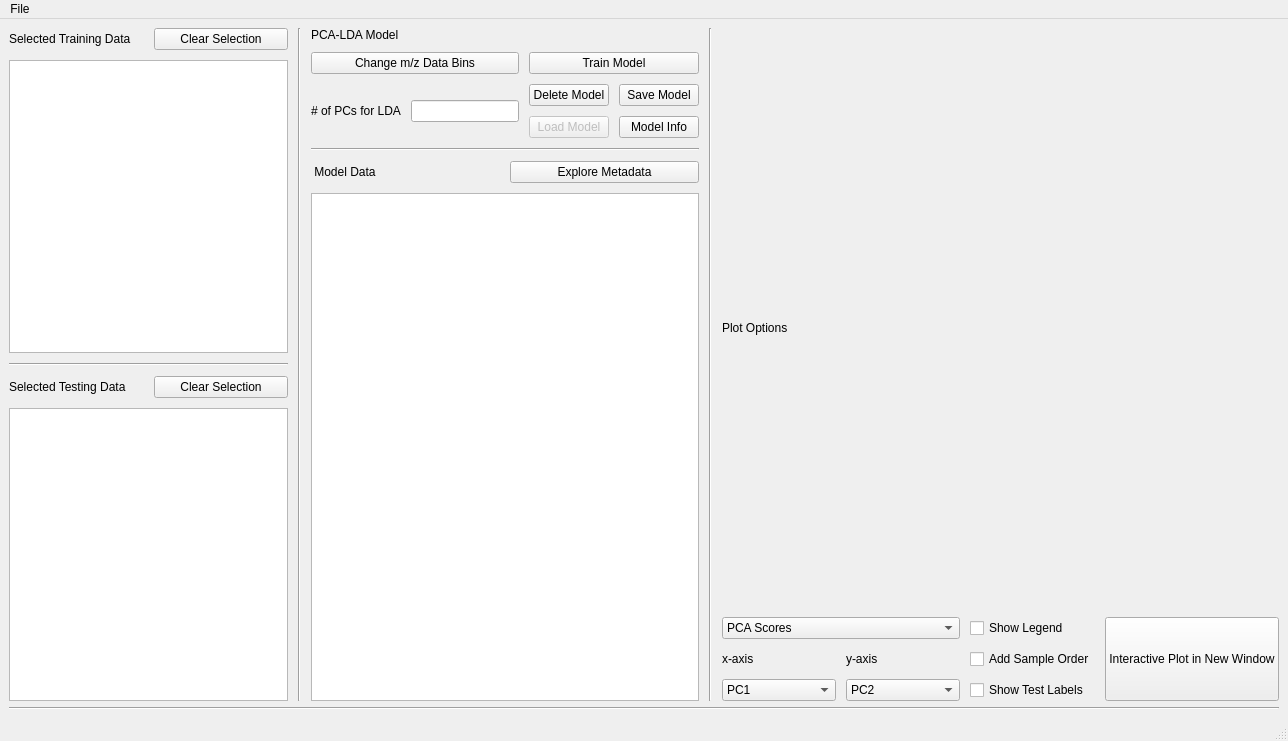
<?xml version="1.0" encoding="UTF-8"?>
<ui version="4.0">
 <class>MainWindow</class>
 <widget class="QMainWindow" name="MainWindow">
  <property name="geometry">
   <rect>
    <x>0</x>
    <y>0</y>
    <width>1288</width>
    <height>741</height>
   </rect>
  </property>
  <property name="windowTitle">
   <string>MStat Main Window</string>
  </property>
  <widget class="QWidget" name="central_widget">
   <layout class="QGridLayout" name="gridLayout">
    <item row="1" column="0">
     <widget class="Line" name="line_5">
      <property name="orientation">
       <enum>Qt::Horizontal</enum>
      </property>
     </widget>
    </item>
    <item row="0" column="0">
     <layout class="QHBoxLayout" name="horizontal_layout" stretch="2,0,0,0,4">
      <property name="spacing">
       <number>10</number>
      </property>
      <item>
       <layout class="QVBoxLayout" name="filefolder_layout">
        <item>
         <layout class="QHBoxLayout" name="trainingdata_layout">
          <item>
           <widget class="QLabel" name="trainingdata_label">
            <property name="text">
             <string>Selected Training Data</string>
            </property>
           </widget>
          </item>
          <item>
           <widget class="QPushButton" name="cleartrainingdata_button">
            <property name="text">
             <string>Clear Selection</string>
            </property>
           </widget>
          </item>
         </layout>
        </item>
        <item>
         <widget class="QTreeView" name="trainingfolder_tview"/>
        </item>
        <item>
         <widget class="Line" name="line_2">
          <property name="orientation">
           <enum>Qt::Horizontal</enum>
          </property>
         </widget>
        </item>
        <item>
         <layout class="QHBoxLayout" name="testingdata_layout">
          <item>
           <widget class="QLabel" name="testingdata_label">
            <property name="text">
             <string>Selected Testing Data</string>
            </property>
           </widget>
          </item>
          <item>
           <widget class="QPushButton" name="cleartestingdata_button">
            <property name="text">
             <string>Clear Selection</string>
            </property>
           </widget>
          </item>
         </layout>
        </item>
        <item>
         <widget class="QTreeView" name="testingfolder_tview"/>
        </item>
       </layout>
      </item>
      <item>
       <widget class="Line" name="line_4">
        <property name="orientation">
         <enum>Qt::Vertical</enum>
        </property>
       </widget>
      </item>
      <item>
       <layout class="QVBoxLayout" name="model_layout">
        <property name="spacing">
         <number>10</number>
        </property>
        <item>
         <widget class="QLabel" name="pcalda_label">
          <property name="text">
           <string>PCA-LDA Model</string>
          </property>
         </widget>
        </item>
        <item>
         <layout class="QGridLayout" name="modeloptions_layout" rowstretch="0,0,0,0,0" columnstretch="0,0,0,0,0,0">
          <item row="1" column="0" rowspan="2" colspan="2">
           <widget class="QPushButton" name="changebin_button">
            <property name="text">
             <string>Change m/z Data Bins</string>
            </property>
           </widget>
          </item>
          <item row="4" column="2">
           <widget class="QPushButton" name="loadmodel_button">
            <property name="enabled">
             <bool>false</bool>
            </property>
            <property name="sizePolicy">
             <sizepolicy hsizetype="Minimum" vsizetype="Minimum">
              <horstretch>0</horstretch>
              <verstretch>0</verstretch>
             </sizepolicy>
            </property>
            <property name="text">
             <string>Load Model</string>
            </property>
           </widget>
          </item>
          <item row="1" column="2" rowspan="2" colspan="4">
           <widget class="QPushButton" name="trainmodel_button">
            <property name="sizePolicy">
             <sizepolicy hsizetype="Minimum" vsizetype="Minimum">
              <horstretch>0</horstretch>
              <verstretch>0</verstretch>
             </sizepolicy>
            </property>
            <property name="text">
             <string>Train Model</string>
            </property>
           </widget>
          </item>
          <item row="3" column="2">
           <widget class="QPushButton" name="delmodel_button">
            <property name="text">
             <string>Delete Model</string>
            </property>
           </widget>
          </item>
          <item row="4" column="3" colspan="3">
           <widget class="QPushButton" name="modelinfo_button">
            <property name="text">
             <string>Model Info</string>
            </property>
           </widget>
          </item>
          <item row="3" column="3" colspan="3">
           <widget class="QPushButton" name="savemodel_button">
            <property name="sizePolicy">
             <sizepolicy hsizetype="Minimum" vsizetype="Minimum">
              <horstretch>0</horstretch>
              <verstretch>0</verstretch>
             </sizepolicy>
            </property>
            <property name="text">
             <string>Save Model</string>
            </property>
           </widget>
          </item>
          <item row="3" column="0" rowspan="2">
           <widget class="QLabel" name="pcadim_label">
            <property name="text">
             <string># of PCs for LDA</string>
            </property>
           </widget>
          </item>
          <item row="3" column="1" rowspan="2">
           <widget class="QLineEdit" name="pcadim_edit"/>
          </item>
         </layout>
        </item>
        <item>
         <widget class="Line" name="line">
          <property name="orientation">
           <enum>Qt::Horizontal</enum>
          </property>
         </widget>
        </item>
        <item>
         <layout class="QGridLayout" name="datagrid_layout">
          <item row="0" column="0">
           <widget class="QLabel" name="plotteddata_label">
            <property name="text">
             <string> Model Data</string>
            </property>
           </widget>
          </item>
          <item row="0" column="1">
           <widget class="QPushButton" name="exploremeta_button">
            <property name="text">
             <string>Explore Metadata</string>
            </property>
           </widget>
          </item>
         </layout>
        </item>
        <item>
         <widget class="QTableView" name="plotteddata_view"/>
        </item>
       </layout>
      </item>
      <item>
       <widget class="Line" name="line_3">
        <property name="orientation">
         <enum>Qt::Vertical</enum>
        </property>
       </widget>
      </item>
      <item>
       <layout class="QVBoxLayout" name="graph_layout" stretch="1,0,0">
        <item>
         <layout class="QVBoxLayout" name="canvas_layout"/>
        </item>
        <item>
         <layout class="QHBoxLayout" name="navigation_layout">
          <item>
           <spacer name="navigation_spacer">
            <property name="orientation">
             <enum>Qt::Horizontal</enum>
            </property>
            <property name="sizeHint" stdset="0">
             <size>
              <width>40</width>
              <height>20</height>
             </size>
            </property>
           </spacer>
          </item>
         </layout>
        </item>
        <item>
         <layout class="QGridLayout" name="graphoption_layout">
          <item row="3" column="1">
           <widget class="QComboBox" name="yaxis_combo">
            <item>
             <property name="text">
              <string>PC2</string>
             </property>
            </item>
           </widget>
          </item>
          <item row="3" column="0">
           <widget class="QComboBox" name="xaxis_combo">
            <item>
             <property name="text">
              <string>PC1</string>
             </property>
            </item>
           </widget>
          </item>
          <item row="1" column="4" rowspan="3">
           <widget class="QPushButton" name="extplot_button">
            <property name="sizePolicy">
             <sizepolicy hsizetype="Minimum" vsizetype="Expanding">
              <horstretch>0</horstretch>
              <verstretch>0</verstretch>
             </sizepolicy>
            </property>
            <property name="text">
             <string>Interactive Plot in New Window</string>
            </property>
           </widget>
          </item>
          <item row="2" column="0">
           <widget class="QLabel" name="xaxis_label">
            <property name="text">
             <string>x-axis</string>
            </property>
           </widget>
          </item>
          <item row="2" column="1">
           <widget class="QLabel" name="yaxis_label">
            <property name="text">
             <string>y-axis</string>
            </property>
           </widget>
          </item>
          <item row="3" column="2">
           <widget class="QCheckBox" name="testlabel_check">
            <property name="text">
             <string>Show Test Labels</string>
            </property>
           </widget>
          </item>
          <item row="1" column="0" colspan="2">
           <widget class="QComboBox" name="model_combo">
            <item>
             <property name="text">
              <string>PCA Scores</string>
             </property>
            </item>
            <item>
             <property name="text">
              <string>PCA-LDA Scores</string>
             </property>
            </item>
            <item>
             <property name="text">
              <string>PCA Loadings</string>
             </property>
            </item>
            <item>
             <property name="text">
              <string>PCA-LDA Loadings</string>
             </property>
            </item>
           </widget>
          </item>
          <item row="0" column="0" colspan="3">
           <widget class="QLabel" name="modelplot_label">
            <property name="text">
             <string>Plot Options</string>
            </property>
           </widget>
          </item>
          <item row="1" column="2">
           <widget class="QCheckBox" name="showlegend_check">
            <property name="text">
             <string>Show Legend</string>
            </property>
           </widget>
          </item>
          <item row="2" column="2">
           <widget class="QCheckBox" name="sampleorder_check">
            <property name="text">
             <string>Add Sample Order</string>
            </property>
           </widget>
          </item>
         </layout>
        </item>
       </layout>
      </item>
     </layout>
    </item>
   </layout>
  </widget>
  <widget class="QMenuBar" name="menubar">
   <property name="geometry">
    <rect>
     <x>0</x>
     <y>0</y>
     <width>1288</width>
     <height>21</height>
    </rect>
   </property>
   <widget class="QMenu" name="menuFile">
    <property name="title">
     <string>File</string>
    </property>
    <addaction name="actionAbout"/>
    <addaction name="actionOpen_Training_Folder"/>
    <addaction name="actionOpen_Testing_Folder"/>
    <addaction name="actionExit"/>
   </widget>
   <addaction name="menuFile"/>
  </widget>
  <widget class="QStatusBar" name="statusBar">
   <property name="sizePolicy">
    <sizepolicy hsizetype="Preferred" vsizetype="Preferred">
     <horstretch>0</horstretch>
     <verstretch>0</verstretch>
    </sizepolicy>
   </property>
   <property name="font">
    <font>
     <weight>75</weight>
     <bold>true</bold>
    </font>
   </property>
  </widget>
  <action name="actionAbout">
   <property name="text">
    <string>About...</string>
   </property>
  </action>
  <action name="actionExit">
   <property name="text">
    <string>Exit</string>
   </property>
  </action>
  <action name="actionOpen_Training_Folder">
   <property name="text">
    <string>Open Training Folder</string>
   </property>
  </action>
  <action name="actionSave_Current_Analysis">
   <property name="text">
    <string>Save Current Analysis</string>
   </property>
  </action>
  <action name="actionOpen_Testing_Folder">
   <property name="text">
    <string>Open Testing Folder</string>
   </property>
  </action>
 </widget>
 <resources/>
 <connections/>
</ui>
